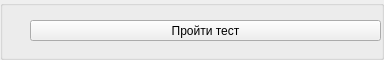
<?xml version="1.0" encoding="UTF-8"?>
<ui version="4.0">
 <class>CourseAttestacion</class>
 <widget class="QWidget" name="CourseAttestacion">
  <property name="geometry">
   <rect>
    <x>0</x>
    <y>0</y>
    <width>384</width>
    <height>60</height>
   </rect>
  </property>
  <property name="sizePolicy">
   <sizepolicy hsizetype="Fixed" vsizetype="Fixed">
    <horstretch>0</horstretch>
    <verstretch>0</verstretch>
   </sizepolicy>
  </property>
  <property name="windowTitle">
   <string>Form</string>
  </property>
  <widget class="QGroupBox" name="groupBox">
   <property name="geometry">
    <rect>
     <x>0</x>
     <y>0</y>
     <width>384</width>
     <height>60</height>
    </rect>
   </property>
   <property name="title">
    <string/>
   </property>
   <widget class="QPushButton" name="DownloadButton">
    <property name="geometry">
     <rect>
      <x>30</x>
      <y>20</y>
      <width>351</width>
      <height>21</height>
     </rect>
    </property>
    <property name="sizePolicy">
     <sizepolicy hsizetype="Fixed" vsizetype="Fixed">
      <horstretch>0</horstretch>
      <verstretch>0</verstretch>
     </sizepolicy>
    </property>
    <property name="text">
     <string>Пройти тест</string>
    </property>
   </widget>
   <widget class="QLabel" name="LabelIMG">
    <property name="geometry">
     <rect>
      <x>2</x>
      <y>20</y>
      <width>29</width>
      <height>21</height>
     </rect>
    </property>
    <property name="sizePolicy">
     <sizepolicy hsizetype="Fixed" vsizetype="Fixed">
      <horstretch>0</horstretch>
      <verstretch>0</verstretch>
     </sizepolicy>
    </property>
    <property name="text">
     <string/>
    </property>
   </widget>
  </widget>
 </widget>
 <resources/>
 <connections/>
</ui>
